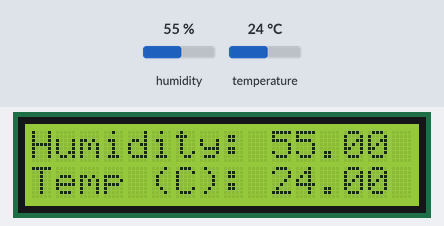
A sketch run on a simulated Arduino Uno, built with avr-gcc and run on an emulated ATmega328P. Shown: 16×2 character LCD. The test bench sets the inputs (shaded band); at power-on: humidity 55 %, temperature 24 °C.

Above: at 1.7 s.
1.8 s: humidity set to 22 %
At 2.9 s:
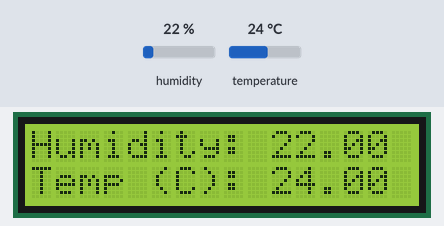
4.5 s: temperature set to 12 °C
At 6.1 s:
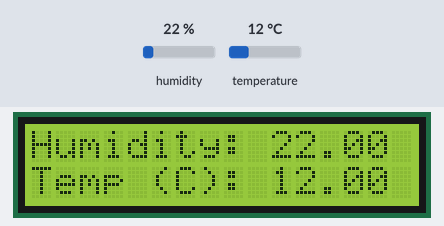
7.2 s: humidity set to 40 %
At 9.9 s:
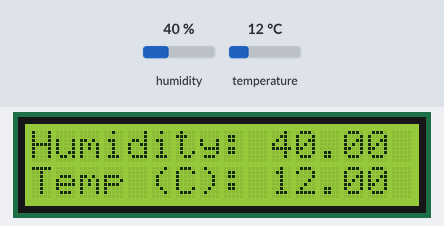
10.2 s: temperature set to 19 °C
At 11.8 s:
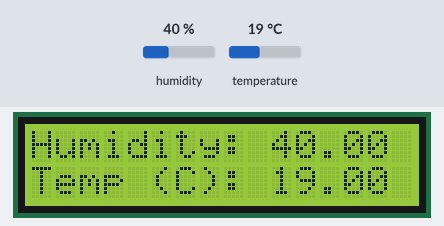
Timing chart, 0 to 13.3 s (numbered marks = the images above; inputs shaded):
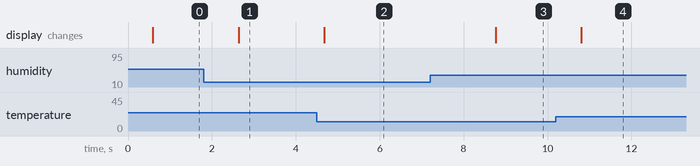

The sketch:

50-temp-humidity-_lcd.ino
```cpp
// download library for DHT humidity sensor
// https://www.arduinolibraries.info/libraries/dht-sensor-library
// and https://www.arduinolibraries.info/libraries/adafruit-unified-sensor
// save to Arduino libraries folder
#include "DHT.h"
#define Type DHT11
int sensePin = 2;
DHT HT(sensePin, DHT11);
float humidity;
float tempC;
float tempF;
int setupT = 500;
int dT = 500;

// Load library for lcd
#include <LiquidCrystal.h>
int rs=7;
int en=8;
int d4=9;
int d5=10;
int d6=11;
int d7=12;
// instantiate lcd object
LiquidCrystal lcd(rs, en, d4, d5, d6, d7);


void setup() {
  // put your setup code here, to run once:
  Serial.begin(9600);
  HT.begin();
  lcd.begin(16,2); // size
  delay(setupT);
}

void loop() {
  // put your main code here, to run repeatedly:
  getReadings();
  showReadings();
  delay(dT);
}

void getReadings(){
  humidity = HT.readHumidity();
  tempC = HT.readTemperature();
  tempF = HT.readTemperature(true);
}

void showReadings(){
  lcd.setCursor(0,0);
  lcd.print("Humidity: ");
  lcd.print(humidity);

  lcd.setCursor(0,1);
  lcd.print("Temp (C): ");
  lcd.print(tempC);
  }
```

Measured:
- after the input at 1.8 s, the display: changes after 0.83 s (image 1)
- after the input at 4.5 s, the display: changes after 0.18 s (image 2)
- after the input at 7.2 s, the display: changes after 1.6 s (image 3)
- after the input at 10.2 s, the display: changes after 0.61 s (image 4)
